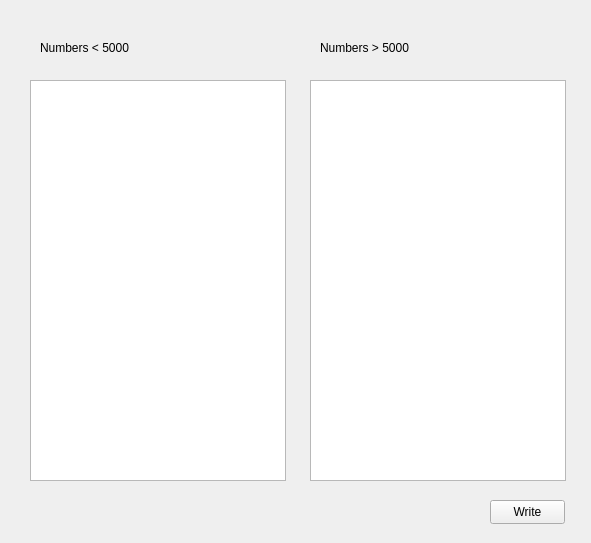
<?xml version="1.0" encoding="UTF-8"?>
<ui version="4.0">
 <class>MainWindow</class>
 <widget class="QMainWindow" name="MainWindow">
  <property name="geometry">
   <rect>
    <x>0</x>
    <y>0</y>
    <width>591</width>
    <height>543</height>
   </rect>
  </property>
  <property name="windowTitle">
   <string>MainWindow</string>
  </property>
  <widget class="QWidget" name="centralwidget">
   <widget class="QPushButton" name="buttonWrite">
    <property name="geometry">
     <rect>
      <x>490</x>
      <y>500</y>
      <width>75</width>
      <height>24</height>
     </rect>
    </property>
    <property name="text">
     <string>Write</string>
    </property>
   </widget>
   <widget class="QListWidget" name="arrangedNumbers">
    <property name="geometry">
     <rect>
      <x>310</x>
      <y>80</y>
      <width>256</width>
      <height>401</height>
     </rect>
    </property>
   </widget>
   <widget class="QListWidget" name="randomNumbers">
    <property name="geometry">
     <rect>
      <x>30</x>
      <y>80</y>
      <width>256</width>
      <height>401</height>
     </rect>
    </property>
   </widget>
   <widget class="QLabel" name="label">
    <property name="geometry">
     <rect>
      <x>40</x>
      <y>40</y>
      <width>101</width>
      <height>16</height>
     </rect>
    </property>
    <property name="text">
     <string>Numbers &lt; 5000</string>
    </property>
   </widget>
   <widget class="QLabel" name="label_2">
    <property name="geometry">
     <rect>
      <x>320</x>
      <y>40</y>
      <width>101</width>
      <height>16</height>
     </rect>
    </property>
    <property name="text">
     <string>Numbers &gt; 5000</string>
    </property>
   </widget>
  </widget>
 </widget>
 <resources/>
 <connections/>
</ui>
